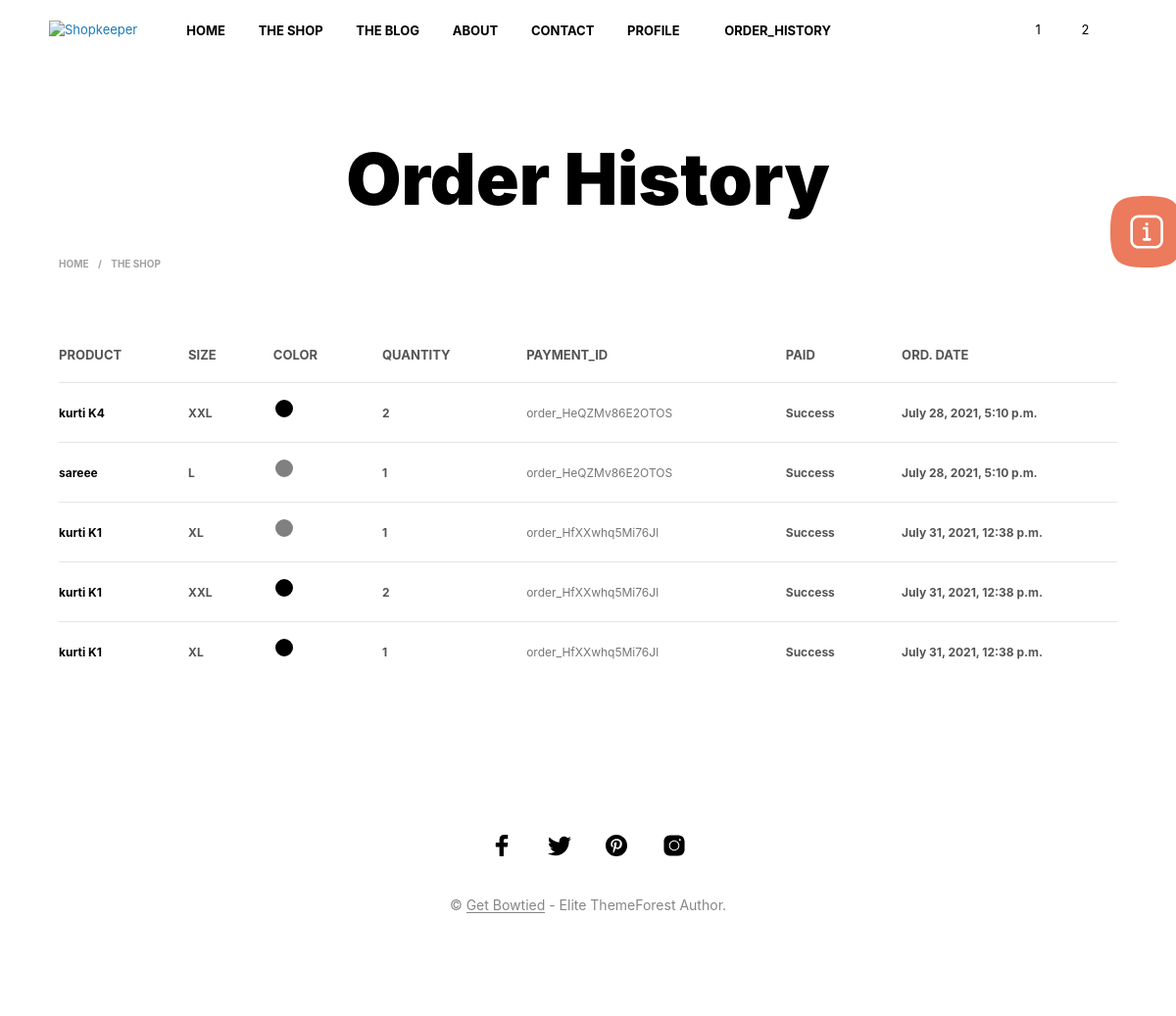
The page /order/order_history/ (signed in) on the database as committed earlier.
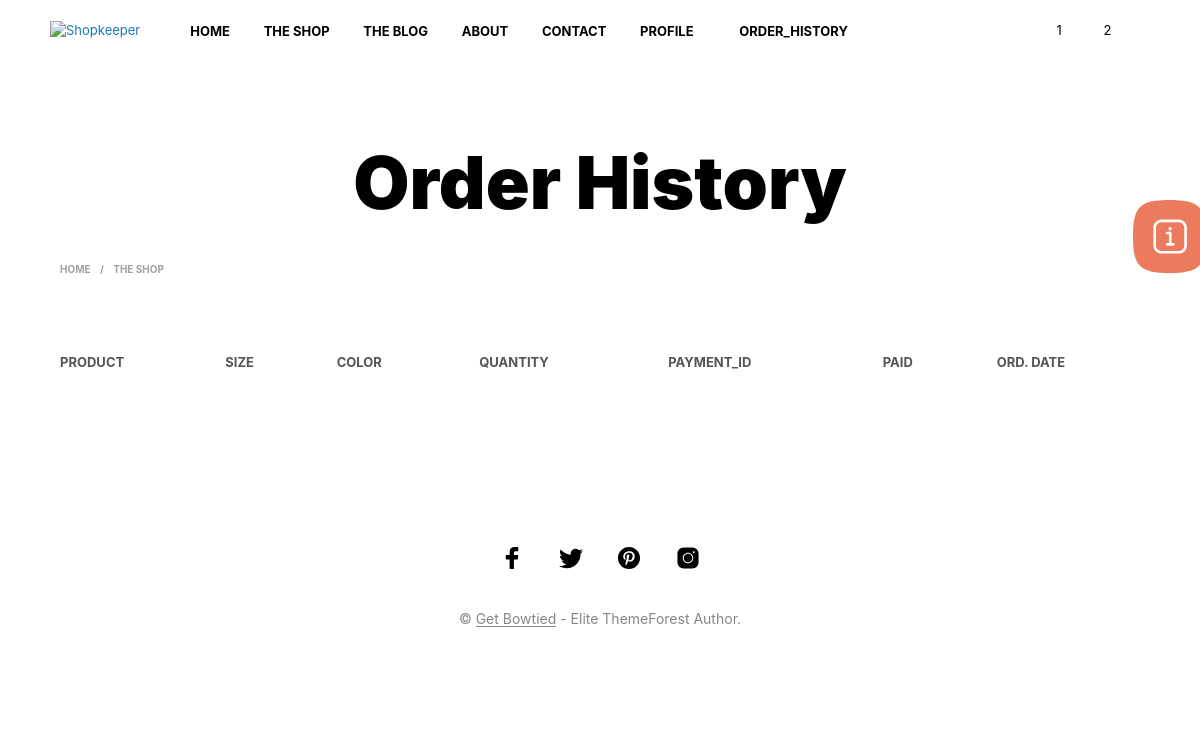
The same page on the database as committed later.
### Order/models.py (models this page shows, shortened)
class Order_History(models.Model):
    history_user_name = models.ForeignKey(User, on_delete=models.CASCADE, related_name="history_user_name", null=True,
                                          blank=True)
    order_checkout = models.ForeignKey(Checkout, on_delete=models.CASCADE, related_name="History_Checkout", null=True,
                                       blank=True)
    ord_product = models.CharField(max_length=20, null=True)
    ord_size = models.CharField(max_length=20)
    ord_color = models.CharField(max_length=20)
    ord_quantity = models.CharField(max_length=20)
    ord_payment_id = models.CharField(max_length=100, null=True, blank=True)

class Checkout(models.Model):
    name = models.ForeignKey(User, on_delete=models.CASCADE, related_name="user_name", null=True,
                             blank=True)
    product = models.CharField(max_length=500, null=True)
    ammount = models.CharField(max_length=200)
    payment_id = models.CharField(max_length=100)
    billing_company = models.CharField(max_length=100,null=True,blank=True)
    billing_postcode = models.CharField(max_length=100,null=True,blank=True)
    order_address = models.CharField(max_length=100,null=True,blank=True)
    billing_phone = models.CharField(max_length=100,null=True,blank=True)
    order_comments = models.CharField(max_length=100,null=True,blank=True)
    paid = models.BooleanField(default=False)
    ord_date = models.DateTimeField(auto_now_add=True)

### Order/views.py (the view)
# urls.py: path('order_history/', views.order_history, name="order_history"),
@login_required
def order_history(request):
    chckout = Checkout.objects.filter(name=request.user)
    order_history = Order_History.objects.filter(history_user_name=request.user)
    key_a = request.GET.get('sort_by')
    if key_a == "New-To-Old":
        New_To_Old = Checkout.objects.all().order_by('-ord_date')
        return render(request,'order_history.html',{'chckout':New_To_Old,'order_history':order_history})
    elif key_a == "Old-To-New":
        Old_To_New = Checkout.objects.all().order_by('ord_date')
        return render(request, 'order_history.html', {'chckout': Old_To_New, 'order_history': order_history})
    elif key_a == "Success-Payment":
        success_checkout = Checkout.objects.filter(name=request.user,paid=True)
        return render(request, 'order_history.html', {'chckout': success_checkout, 'order_history': order_history})
    elif key_a == "Fail-Payment":
        fail_checkout = Checkout.objects.filter(name=request.user, paid=False)
        return render(request, 'order_history.html', {'chckout': fail_checkout, 'order_history': order_history})
    else:
        pass
    return render(request,'order_history.html',{'chckout':chckout,'order_history':order_history})

### template/order_history.html (shortened to what this page needs)
{% load static %}
<!DOCTYPE html>
<html lang="en-US">
<head>
	<link media="all" href="{%static 'wp-content/autoptimize_0c127267b824f67f6040ad0d1bc49591.css'%}" rel="stylesheet" />
	<link media="only screen and (max-width: 768px)" href="{%static 'wp-content/cache/autoptimize/css/autoptimize_541e2ced151704f4ff1844c6de47ec02.css'%}" rel="stylesheet" />
<link rel='stylesheet' id='woocommerce-general-css'  href='{%static "wp-content/plugins/woocommerce/assets/css/woocommerce.css"%}' type='text/css' media='all' />
<link rel='stylesheet' id='shopkeeper-styles-css'  href='{%static "wp-content/themes/shopkeeper/css/styles.css"%}' type='text/css' media='all' />
		<noscript><style> .wpb_animate_when_almost_visible { opacity: 1; }</style></noscript></head>
<body class="page-template-default page page-id-7 wp-embed-responsive theme-shopkeeper woocommerce-checkout woocommerce-page woocommerce-no-js gbt_custom_notif wpb-js-composer js-comp-ver-6.6.0 vc_responsive">
    	<div id="st-container" class="st-container">
            <div class="st-content">
                                <div id="page_wrapper" class=" transparency_light">
                        <div class="top-headers-wrapper site-header-sticky">
<header id="masthead" class="site-header default custom-header-width" role="banner">
    <div class="row">
        <div class="site-header-wrapper">
            <div class="site-branding">
    <div class="site-logo">
        <a href="" rel="home">
                            <img class="site-logo-img" src="https://shopkeeper.wp-theme.design/wp-content/themes/shopkeeper/images/shopkeeper-logo.png" alt="Shopkeeper" />                    </a>
    </div>
                </div>
       {% include 'navbar.html'%}
        </div>
    </div>
</header>
                        </div>
    <div class="page-title-shown">
        <div id="primary" class="content-area">
            <div id="content" class="site-content" role="main">
           		<header class="entry-header " >
                    <div class="row">
                        <div class="large-10 large-centered columns without-sidebar">
							<h1 class="page-title">Order History</h1>
                        </div>
                    </div>
                </header>
<div class="row">
		<div class="large-12 columns">
			<div id="content" class="site-content" role="main">
				<div class="row">
					<div class="xlarge-12 large-9 columns">
						<div class="tob_bar_shop">
							<div class="small-5 medium-7 large-6 xlarge-8 columns text-left">
								<nav class="woocommerce-breadcrumb">
									<a href="">Home</a>
									<span class="breadcrump_sep">/</span> The Shop</nav>
							</div>
							<div class="small-7 medium-5 large-6 xlarge-4 columns text-right">
							</div>
						</div>
					</div>
				</div>
			</div>
		</div>
	</div>
<div class="container">
  <div id="post-6" class="post-6 page type-page status-publish hentry">
    <div class="row">
		<div class="large-12 columns">
        <div class="entry-content">
            <div class="woocommerce">
<div class="woocommerce-cart-form">
	<table class="shop_table shop_table_responsive cart woocommerce-cart-form__contents">
		<thead>
			<tr>
				<th class="product-name">Product</th>
				<th class="product-size">Size</th>
				<th class="product-colour">Color</th>
				<th class="product-quantity">Quantity</th>
				<th class="product-price">payment_id</th>
				<th class="product-total">paid</th>
				<th class="product-total">ord. Date</th>
			</tr>
		</thead>
		<tbody>
{% for j in chckout %}
{% for k in order_history %}
{% if k.order_checkout.payment_id == j.payment_id %}
		<tr class="woocommerce-cart-form__cart-item cart_item">
			<td class="product-name" data-title="Product">
				<a href="" style="font-size: 12px;">{{k.ord_product}}</a>
			</td>
			<td class="product-name" data-title="Size">
				<span class="woocommerce-Price-amount amount"><bdi style="font-size: 12px;">
                    {{k.ord_size}}</bdi>
							</span>
			</td>
			<td class="product-name" data-title="Color">
				<span class="woocommerce-Price-amount amount"><bdi style="font-size: 12px;">
<div class="shopswatchinput ">
	<a href="" class="" data-o-src="" style="width:22px; height:22px;">
		<div class="wcvashopswatchlabel wcvaround" style="background-color:{{k.ord_color}};
                             width:22px; float:left; height:22px;">
							</div>
                            </a>
             		        	</div>
                    </bdi>
							</span>
			</td>
			<td class="product-name" data-title="Quantity">
				<span class="woocommerce-Price-amount amount"><bdi style="font-size: 12px;">
                    {{k.ord_quantity}}</bdi>
							</span>
			</td>
			<td class="product-price" data-title="Payment ID">
				<span class="woocommerce-Price-amount amount"><bdi style="font-size: 12px;">{{j.payment_id}}</bdi></span>
			</td>
			<td class="product-subtotal" data-title="Paid">
				<span class="woocommerce-Price-amount amount"><bdi style="font-size: 12px;">
                {% if j.paid == True %}
                    Success
                {% else %}
                    Fail
                {% endif %}
                    </bdi>
							</span>
			</td>
			<td class="product-subtotal" data-title="ord. Date">
				<span class="woocommerce-Price-amount amount"><bdi style="font-size: 12px;">
                    {{j.ord_date}}</bdi>
							</span>
			</td>
		</tr>
{% endif %}
{% endfor %}
{% endfor %}
		</tbody>
	</table>
</div>
		</div>
                    </div>
		</div>
    </div>
</div>
</div>
            </div>
        </div>
    </div>
				<footer id="site-footer" class="site-footer">
					<div class="site-footer-copyright-area">
						<div class="row">
							<div class="large-12 columns">
								<div class="footer_socials_wrapper">
	        <ul class="sk_social_icons_list center">
								<li class="sk_social_icon default_icon">
									<a class="sk_social_icon_link" target="_blank"
										href="">
									</a>
								</li>
								<li class="sk_social_icon default_icon">
									<a class="sk_social_icon_link" target="_blank"
										href="http://twitter.com/GetBowtied">
									</a>
								</li>
								<li class="sk_social_icon default_icon">
									<a class="sk_social_icon_link" target="_blank"
										href="http://www.pinterest.com/">
									</a>
								</li>
								<li class="sk_social_icon default_icon">
									<a class="sk_social_icon_link" target="_blank"
										href="http://instagram.com/getbowtied">
									</a>
								</li>
	        </ul>
		    </div>
								<div class="copyright_text">
                                    © <a href='http://www.getbowtied.com/' target='_blank'>Get Bowtied</a> - Elite ThemeForest Author.                                </div>
							</div>
						</div>
					</div>
				</footer>
			</div>
		</div>
	</div>
		<div class="call-to-action-canvas">
			<button class="call-to-action-toggle"><span class="icon"></span></button>
		</div>
</body>
</html>

### template/mobile_navbar.html (shortened to what this page needs)
{% load static %}

### template/navbar.html (shortened to what this page needs)
{% load static %}
<div class="menu-wrapper">
                 <nav class="show-for-large main-navigation default-navigation align_left" role="navigation" aria-label="Main Menu">
            		<ul class="menu-main-navigation-1">
                		<li>
                    		<a href="{% url 'index'%}">Home</a>
						</li>
                		<li class="mega-menu menu-item menu-item-type-post_type menu-item-object-page">
							<a href="{%url 'shop'%}">The Shop</a>
						</li>
					<li class="">
                    	<a href="#">The Blog</a></li>
					<li class="">
                    	<a href="#">About</a></li>
					<li class="">
                    	<a href="#">Contact</a></li>
						<li id="shopkeeper-menu-item-33" class="mega-menu menu-item menu-item-type-post_type menu-item-object-page menu-item-has-children">
							<a href="">Profile</a>
</li>
					<li class="">
                    	<a href="{%url 'order_history'%}">Order_History</a></li>
					</ul>
				 </nav>
                <div class="site-tools">
                 <ul>
                    <li class="wishlist-button">
                		<a href="{%url 'wishlist'%}" class="tools_button">
                    		<span class="tools_button_icon">
								<i class="spk-icon spk-icon-heart"></i>
							</span>
                    		<span class="wishlist_items_number">1</span>
                		</a>
            		</li>
					 <li class="">
                    	<a href="{%url 'cart'%}" class="tools_button">
                        	<span class="tools_button_icon">
								<i class="spk-icon spk-icon-cart-shopkeeper"></i>
							</span>
                        	<span class="shopping_bag_items_number">2</span>
                    	</a>
                		</li>
                    <li class="offcanvas-menu-button search-button">
                		<a class="tools_button" data-toggle="offCanvasTop1">
                    		<span class="tools_button_icon">
								<i class="spk-icon spk-icon-search"></i>
							</span>
                		</a>
            		</li>
    			</ul>
                    </div>
            </div>

### static/wp-content/cache/autoptimize/css/autoptimize_541e2ced151704f4ff1844c6de47ec02.css (style rules this page uses)
:root { --woocommerce:#a46497;--wc-green:#7ad03a;--wc-red:#a00;--wc-orange:#ffba00;--wc-blue:#2ea2cc;--wc-primary:#a46497;--wc-primary-text:#fff;--wc-secondary:#ebe9eb;--wc-secondary-text:#515151;--wc-highlight:#77a464;--wc-highligh-text:#fff;--wc-content-bg:#fff;--wc-subtext:#767676 }
.woocommerce table.shop_table_responsive thead,.woocommerce-page table.shop_table_responsive thead { display:none }
.woocommerce table.shop_table_responsive tr,.woocommerce-page table.shop_table_responsive tr { display:block }

Rows that differ between the two databases and show on the page:
removed Checkout: payment_id "order_HeQZMv86E2OTOS", ord_date "July 28, 2021, 5:10 p.m."
removed Order_History: ord_product "kurti K4", ord_size "XXL", ord_quantity "2"
removed Order_History: ord_product "sareee", ord_size "L", ord_quantity "1"
removed Checkout: payment_id "order_HfXXwhq5Mi76Jl", ord_date "July 31, 2021, 12:38 p.m."
removed Order_History: ord_product "kurti K1", ord_size "XL", ord_quantity "1"
removed Order_History: ord_product "kurti K1", ord_size "XXL", ord_quantity "2"
removed Order_History: ord_product "kurti K1", ord_size "XL", ord_quantity "1"
